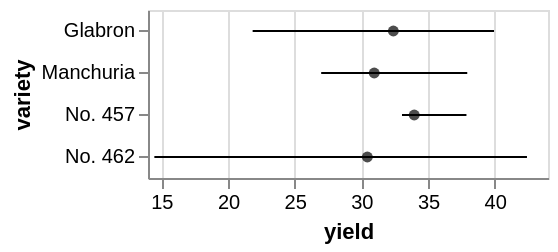

Specify this chart in Vega-Lite:
### Vega specification from a JSON file in a GitHub repository (floating-point values rounded to 4 significant figures)
{"$schema": "https://vega.github.io/schema/vega/v4.json", "autosize": "pad", "padding": 5, "width": 200, "style": "cell", "data": [{"name": "source_0", "values": [{"yield_error": 7.552, "yield_error2": -10.55, "yield_center": 32.4, "variety": "Glabron"}, {"yield_error": 6.978, "yield_error2": -3.978, "yield_center": 30.97, "variety": "Manchuria"}, {"yield_error": 3.917, "yield_error2": -0.9167, "yield_center": 33.97, "variety": "No. 457"}, {"yield_error": 11.97, "yield_error2": -15.97, "yield_center": 30.45, "variety": "No. 462"}]}, {"name": "data_1", "source": "source_0", "transform": [{"type": "formula", "expr": "datum.yield_center + datum.yield_error", "as": "upper_yield_center"}, {"type": "formula", "expr": "datum.yield_center + datum.yield_error2", "as": "lower_yield_center"}]}], "signals": [{"name": "y_step", "value": 21}, {"name": "height", "update": "bandspace(domain('y').length, 0.1, 0.05) * y_step"}], "marks": [{"name": "layer_0_layer_0_marks", "type": "rule", "style": ["rule", "errorbar-rule"], "from": {"data": "data_1"}, "encode": {"update": {"stroke": [{"test": "datum[\"lower_yield_center\"] === null || isNaN(datum[\"lower_yield_center\"])", "value": null}, {"value": "black"}], "tooltip": {"signal": "{\"yield\": format(datum[\"lower_yield_center\"], \"\"), \"upper_yield_center\": format(datum[\"upper_yield_center\"], \"\"), \"variety\": ''+datum[\"variety\"]}"}, "x": {"scale": "x", "field": "lower_yield_center"}, "y": {"scale": "y", "field": "variety", "band": 0.5}, "x2": {"scale": "x", "field": "upper_yield_center"}}}}, {"name": "layer_1_marks", "type": "symbol", "style": ["point"], "from": {"data": "source_0"}, "encode": {"update": {"opacity": {"value": 0.7}, "fill": [{"test": "datum[\"yield_center\"] === null || isNaN(datum[\"yield_center\"])", "value": null}, {"value": "black"}], "tooltip": {"signal": "{\"yield_center\": format(datum[\"yield_center\"], \"\"), \"variety\": ''+datum[\"variety\"]}"}, "x": {"scale": "x", "field": "yield_center"}, "y": {"scale": "y", "field": "variety", "band": 0.5}}}}], "scales": [{"name": "x", "type": "linear", "domain": {"fields": [{"data": "data_1", "field": "lower_yield_center"}, {"data": "data_1", "field": "upper_yield_center"}, {"data": "source_0", "field": "yield_center"}]}, "range": [0, {"signal": "width"}], "zero": false, "nice": true}, {"name": "y", "type": "band", "domain": {"fields": [{"data": "data_1", "field": "variety"}, {"data": "source_0", "field": "variety"}], "sort": true}, "range": {"step": {"signal": "y_step"}}, "paddingInner": 0.1, "paddingOuter": 0.05}], "axes": [{"scale": "x", "orient": "bottom", "grid": false, "title": "yield", "labelFlush": true, "labelOverlap": true, "tickCount": {"signal": "ceil(width/40)"}, "zindex": 1}, {"scale": "x", "orient": "bottom", "gridScale": "y", "grid": true, "tickCount": {"signal": "ceil(width/40)"}, "domain": false, "labels": false, "maxExtent": 0, "minExtent": 0, "ticks": false, "zindex": 0}, {"scale": "y", "orient": "left", "grid": false, "title": "variety", "labelOverlap": true, "zindex": 1}], "config": {"axisY": {"minExtent": 30}}}
